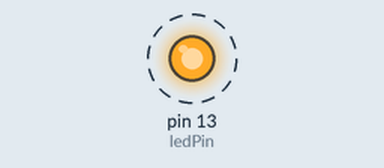
Recording of a sketch running on a simulated Arduino Uno, built with avr-gcc and run on an emulated ATmega328P. Parts: output pins drawn as LEDs (lit = HIGH). Dashed ring = blinking.

Above: at 0.5 s.
Timing chart, 0 to 4.6 s (numbered marks = the images above):
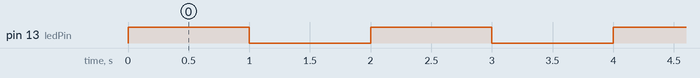

Measured:
- by itself, pin 13 (ledPin): alternates HIGH for 1.0 s and LOW for 1.0 s

The sketch:

Arduino_Led_Blink.ino
```cpp
int ledPin = 13;
int A = 1000;
void setup(){
  pinMode(ledPin , OUTPUT);
}
void loop(){
  digitalWrite(ledPin, HIGH);
  delay(A);
  digitalWrite(ledPin,LOW);
  delay(A);
}
```
